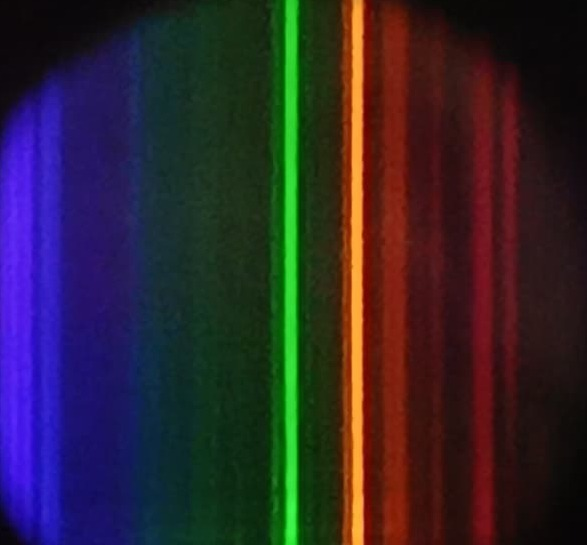
#> input picture Tutorial_2_Astropy/Kripton.jpeg, 587 x 545 px
$ jupyter execute --allow-errors Trace.ipynb
#> lines starting #> are read from the running program, lines starting #| are printed output that depends on the picture
[cell 1]
from PIL import Image as PILImage
import numpy as np
import matplotlib.pyplot as plt

plt.rcParams['image.origin'] = 'lower'
plt.style.use('dark_background')
from astropy import units as u
from astropy.modeling.polynomial import Polynomial1D
from astropy.modeling.models import Gaussian1D, Linear1D
from astropy.modeling.fitting import LinearLSQFitter
from IPython.display import Image
# astroquery provides an interface to the NIST atomic line database
from astroquery.nist import Nist

[cell 2]
kr_filenameu = "Kripton.jpeg"
hg_filenameu = "Mercurio.jpeg"
ne_filenameu = "Neon.jpeg"

kr_imageu = np.array(PILImage.open(kr_filenameu).convert("L"))
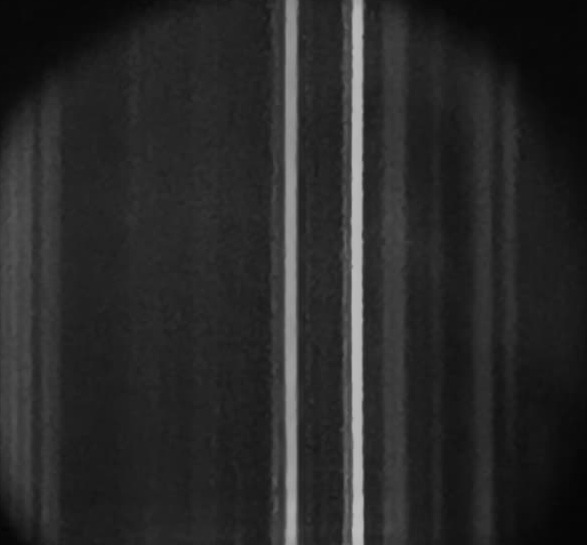
#> kr_imageu: shape (545, 587); min 5, max 191, mean 41.3
hg_imageu = np.array(PILImage.open(hg_filenameu).convert("L"))
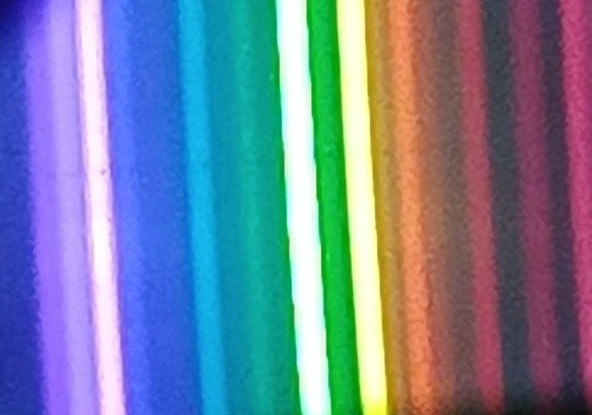
#> input picture Tutorial_2_Astropy/Mercurio.jpeg, 592 x 415 px
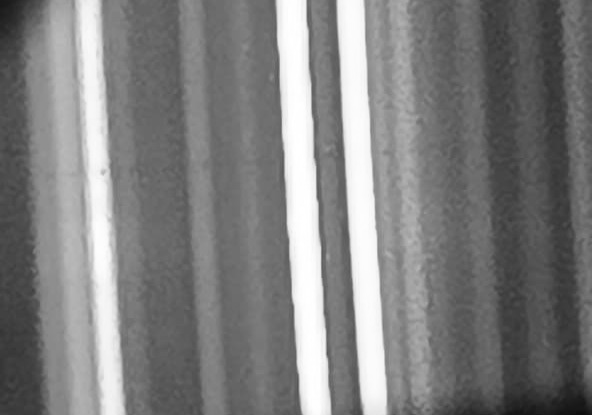
#> hg_imageu: shape (415, 592); min 13, max 255, mean 127.4
ne_imageu = np.array(PILImage.open(ne_filenameu).convert("L"))
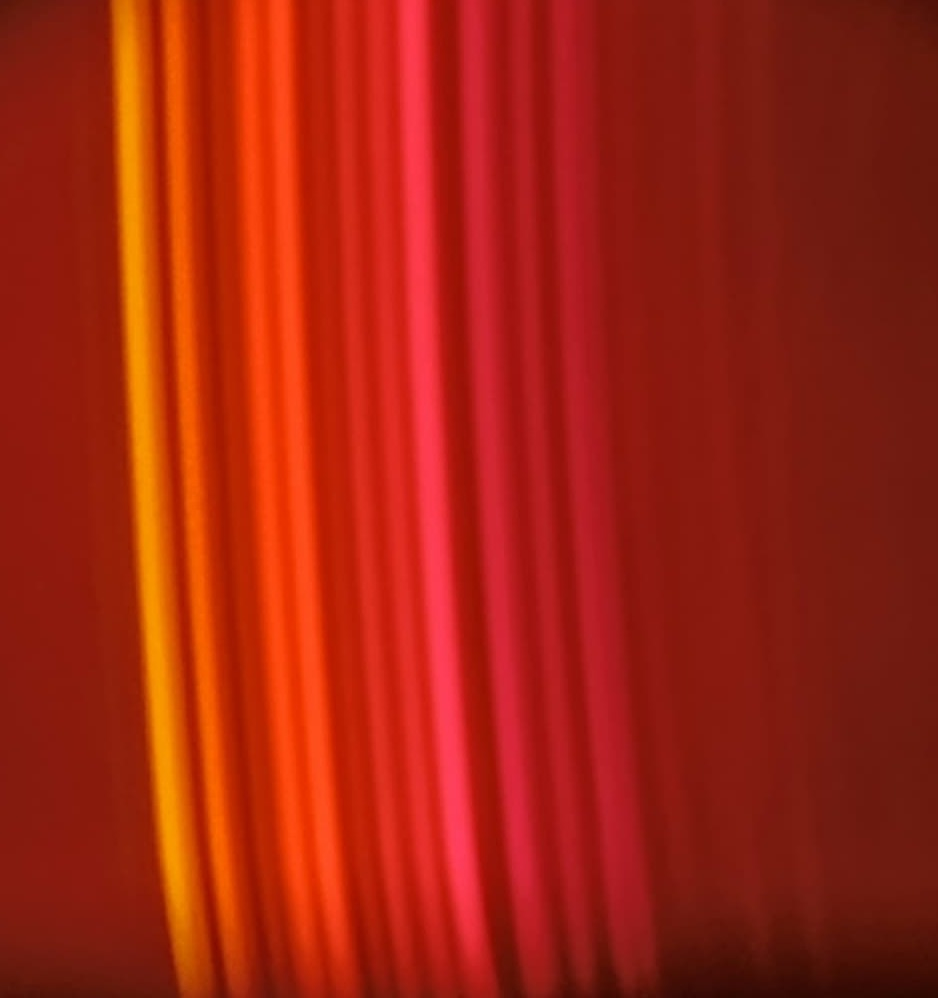
#> input picture Tutorial_2_Astropy/Neon.jpeg, 938 x 998 px
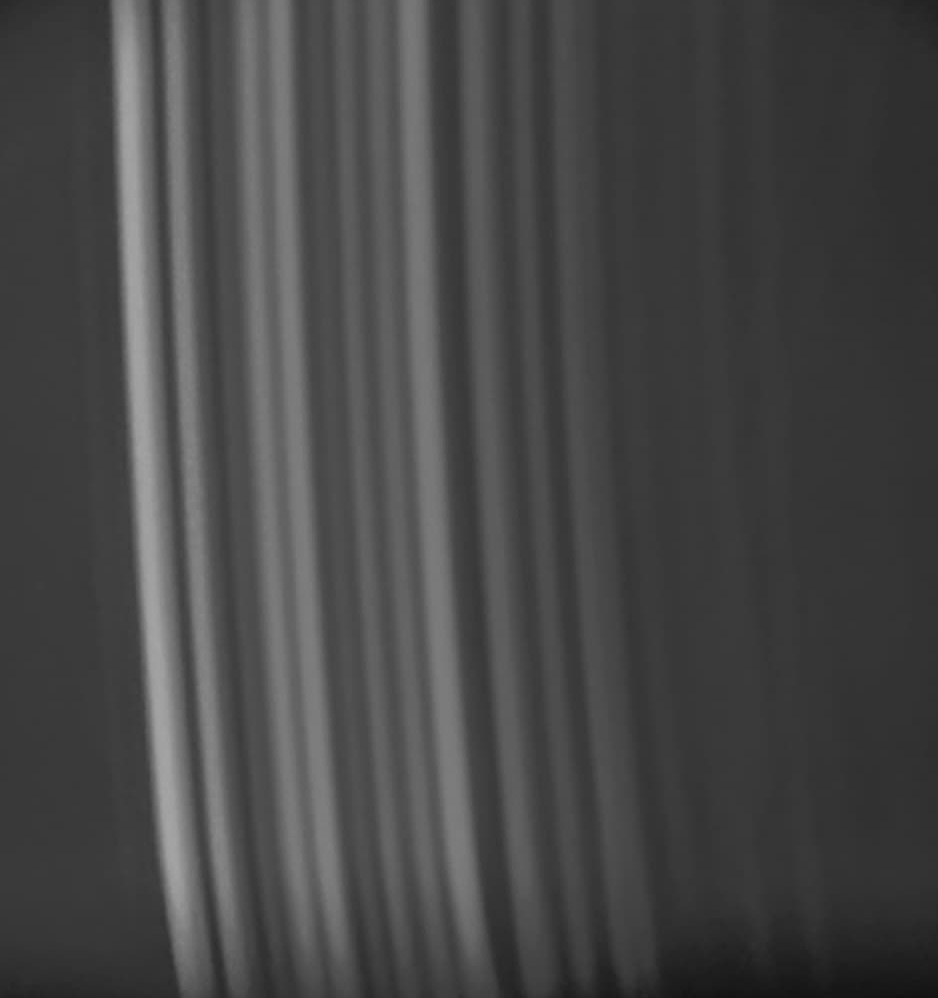
#> ne_imageu: shape (998, 938); min 18, max 167, mean 70.9
#> (the rest of this cell did not finish here and is left out)

[cell 3]
yvals = np.argmax(kr_imageu, axis=0)
#> yvals = 587 values, max 544 at index 237, min 2 at index 297, mean 230.8
xvals = np.arange(kr_imageu.shape[1])
#> xvals = 587 values from 0 to 586

yvals2 = np.argmax(hg_imageu, axis=0)
#> yvals2 = 592 values, max 414 at index 124, min 0 at index 80, mean 176.4
xvals2 = np.arange(hg_imageu.shape[1])
#> xvals2 = 592 values from 0 to 591

yvals3 = np.argmax(ne_imageu, axis=0)
#> yvals3 = 938 values, max 935 at index 344, min 0 at index 112, mean 514.2
xvals3 = np.arange(ne_imageu.shape[1])
#> xvals3 = 938 values from 0 to 937

#> (the rest of this cell did not finish here and is left out)

[cell 4]
bad_pixelsKr = (yvals < 150) | (yvals > 250)
bad_pixelsNe = (yvals3 < 300) | (yvals3 > 450)
bad_pixelsHg = (yvals2 < 200) | (yvals2 > 250)

#> (the rest of this cell did not finish here and is left out)

#> (a cell that did not finish here is left out)

[cell 6]
bad_pixelsKr2 = (yvals < 170) | (yvals > 200)
bad_pixelsNe2 = (yvals3 < 390) | (yvals3 > 430)
bad_pixelsHg2 = (yvals2 < 220) | (yvals2 > 235)

#> (the rest of this cell did not finish here and is left out)

#> (a cell that did not finish here is left out)

#> (a cell that did not finish here is left out)

[cell 9]
yaxiskr = np.repeat(np.arange(170, 200)[:,None],kr_imageu.shape[1], axis=1)
backgroundkr = np.median(kr_imageu)
#> backgroundkr = 36
weighted_yaxis_valueskr = np.average(yaxiskr, axis=0,weights=kr_imageu[170:200,:] - backgroundkr)
#> weighted_yaxis_valueskr = 587 values, max 423 at index 337, min -297 at index 317, mean 184.7
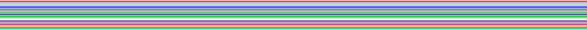
#> yaxiskr: shape (30, 587) int64; 30 distinct labels, from 170 to 199; one colour per label, 0 black
plt.plot(xvals, weighted_yaxis_valueskr, 'x')
#> (this line was passed over: IPython is not available in this run)
plt.xlabel("X Coordinate")
#> (this line was passed over: IPython is not available in this run)
plt.ylabel("Moment-1 estimated Y-value trace");
#> (this line was passed over: IPython is not available in this run)

#> (a cell that did not finish here is left out)

[cell 11]
plt.imshow(kr_imageu[170:200,:],
          extent=[0,kr_imageu.shape[1],170,200])
#> (this line was passed over: IPython is not available in this run)
plt.gca().set_aspect(10) # we stretch the image out by 10x in the y-direction
#> (this line was passed over: IPython is not available in this run)
plt.plot(xvals, weighted_yaxis_valueskr, 'wx', alpha=0.5)
#> (this line was passed over: IPython is not available in this run)
plt.axis((0,600,170,200));
#> (this line was passed over: IPython is not available in this run)
